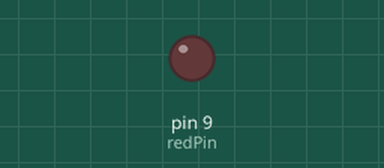
Bench run of a sketch on a simulated Arduino Uno, built with avr-gcc and run on an emulated ATmega328P. Parts: output pins drawn as LEDs (lit = HIGH).

Above: at 0.05 s.
At 1.05 s:
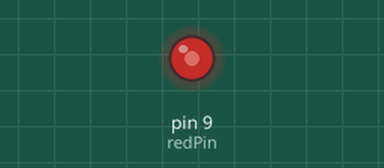
At 2.0 s:
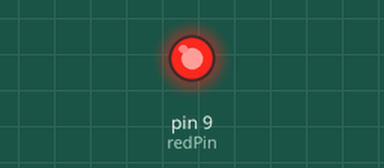
Timing chart, 0 to 4.6 s (numbered marks = the images above):
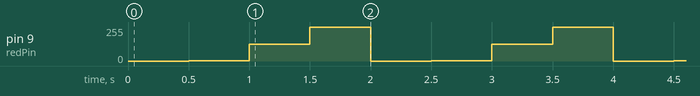

Measured:
- by itself, pin 9 (redPin): repeats every 2.0 s: 125/255 0.50 s, 255/255 0.50 s, 0/255 0.50 s, 1/255 0.50 s

The sketch:

analog.ino
```cpp
int redPin=9;

/*
values to analog
0 - 255
0= 0 volts
255. = 5volts

125 = 2,5 volts aprox
*/

int brightest=255; // same as HIGH
int off=0; // same as LOW
int basic=1;
int medium= 125; // medium value this will display in medium the brightness of the LED

void setup() {
  // put your setup code here, to run once:
  pinMode(redPin, OUTPUT);
}

void loop() {
  // put your main code here, to run repeatedly:
  analogWrite(redPin, off);
  delay(500);

  analogWrite(redPin, basic);
  delay(500);

  analogWrite(redPin, medium);
  delay(500);

  analogWrite(redPin, brightest);
  delay(500);
}
```
